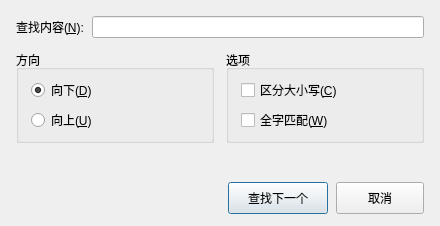
<?xml version="1.0" encoding="UTF-8"?>
<ui version="4.0">
 <class>FindDialog</class>
 <widget class="QDialog" name="FindDialog">
  <property name="geometry">
   <rect>
    <x>0</x>
    <y>0</y>
    <width>440</width>
    <height>226</height>
   </rect>
  </property>
  <property name="minimumSize">
   <size>
    <width>400</width>
    <height>206</height>
   </size>
  </property>
  <property name="windowTitle">
   <string>查找</string>
  </property>
  <layout class="QVBoxLayout" name="mainLayout">
   <property name="spacing">
    <number>12</number>
   </property>
   <property name="leftMargin">
    <number>16</number>
   </property>
   <property name="topMargin">
    <number>16</number>
   </property>
   <property name="rightMargin">
    <number>16</number>
   </property>
   <property name="bottomMargin">
    <number>12</number>
   </property>
   <item>
    <layout class="QHBoxLayout" name="searchLayout">
     <property name="spacing">
      <number>8</number>
     </property>
     <item>
      <widget class="QLabel" name="searchLabel">
       <property name="text">
        <string>查找内容(&amp;N):</string>
       </property>
       <property name="buddy">
        <cstring>searchLineEdit</cstring>
       </property>
      </widget>
     </item>
     <item>
      <widget class="QLineEdit" name="searchLineEdit">
       <property name="clearButtonEnabled">
        <bool>true</bool>
       </property>
      </widget>
     </item>
    </layout>
   </item>
   <item>
    <layout class="QHBoxLayout" name="optionRowLayout">
     <property name="spacing">
      <number>12</number>
     </property>
     <item>
      <widget class="QGroupBox" name="directionGroup">
       <property name="sizePolicy">
        <sizepolicy hsizetype="Expanding" vsizetype="Preferred">
         <horstretch>1</horstretch>
         <verstretch>0</verstretch>
        </sizepolicy>
       </property>
       <property name="title">
        <string>方向</string>
       </property>
       <layout class="QVBoxLayout" name="directionLayout">
        <property name="spacing">
         <number>6</number>
        </property>
        <property name="leftMargin">
         <number>12</number>
        </property>
        <property name="topMargin">
         <number>8</number>
        </property>
        <property name="rightMargin">
         <number>12</number>
        </property>
        <property name="bottomMargin">
         <number>8</number>
        </property>
        <item>
         <widget class="QRadioButton" name="forwardRadioButton">
          <property name="text">
           <string>向下(&amp;D)</string>
          </property>
          <property name="checked">
           <bool>true</bool>
          </property>
         </widget>
        </item>
        <item>
         <widget class="QRadioButton" name="backwardRadioButton">
          <property name="text">
           <string>向上(&amp;U)</string>
          </property>
         </widget>
        </item>
       </layout>
      </widget>
     </item>
     <item>
      <widget class="QGroupBox" name="optionGroup">
       <property name="sizePolicy">
        <sizepolicy hsizetype="Expanding" vsizetype="Preferred">
         <horstretch>1</horstretch>
         <verstretch>0</verstretch>
        </sizepolicy>
       </property>
       <property name="title">
        <string>选项</string>
       </property>
       <layout class="QVBoxLayout" name="optionLayout">
        <property name="spacing">
         <number>6</number>
        </property>
        <property name="leftMargin">
         <number>12</number>
        </property>
        <property name="topMargin">
         <number>8</number>
        </property>
        <property name="rightMargin">
         <number>12</number>
        </property>
        <property name="bottomMargin">
         <number>8</number>
        </property>
        <item>
         <widget class="QCheckBox" name="caseSensitiveCheckBox">
          <property name="text">
           <string>区分大小写(&amp;C)</string>
          </property>
         </widget>
        </item>
        <item>
         <widget class="QCheckBox" name="wholeWordCheckBox">
          <property name="text">
           <string>全字匹配(&amp;W)</string>
          </property>
         </widget>
        </item>
       </layout>
      </widget>
     </item>
    </layout>
   </item>
   <item>
    <spacer name="verticalSpacer">
     <property name="orientation">
      <enum>Qt::Orientation::Vertical</enum>
     </property>
     <property name="sizeHint" stdset="0">
      <size>
       <width>20</width>
       <height>20</height>
      </size>
     </property>
    </spacer>
   </item>
   <item>
    <layout class="QHBoxLayout" name="buttonLayout">
     <property name="spacing">
      <number>8</number>
     </property>
     <item>
      <spacer name="horizontalSpacer">
       <property name="orientation">
        <enum>Qt::Orientation::Horizontal</enum>
       </property>
       <property name="sizeHint" stdset="0">
        <size>
         <width>40</width>
         <height>20</height>
        </size>
       </property>
      </spacer>
     </item>
     <item>
      <widget class="QPushButton" name="findNextButton">
       <property name="minimumSize">
        <size>
         <width>100</width>
         <height>32</height>
        </size>
       </property>
       <property name="text">
        <string>查找下一个</string>
       </property>
       <property name="default">
        <bool>true</bool>
       </property>
      </widget>
     </item>
     <item>
      <widget class="QPushButton" name="cancelButton">
       <property name="minimumSize">
        <size>
         <width>88</width>
         <height>32</height>
        </size>
       </property>
       <property name="text">
        <string>取消</string>
       </property>
      </widget>
     </item>
    </layout>
   </item>
  </layout>
 </widget>
 <tabstops>
  <tabstop>searchLineEdit</tabstop>
  <tabstop>forwardRadioButton</tabstop>
  <tabstop>backwardRadioButton</tabstop>
  <tabstop>caseSensitiveCheckBox</tabstop>
  <tabstop>wholeWordCheckBox</tabstop>
  <tabstop>findNextButton</tabstop>
  <tabstop>cancelButton</tabstop>
 </tabstops>
 <resources/>
 <connections/>
</ui>
